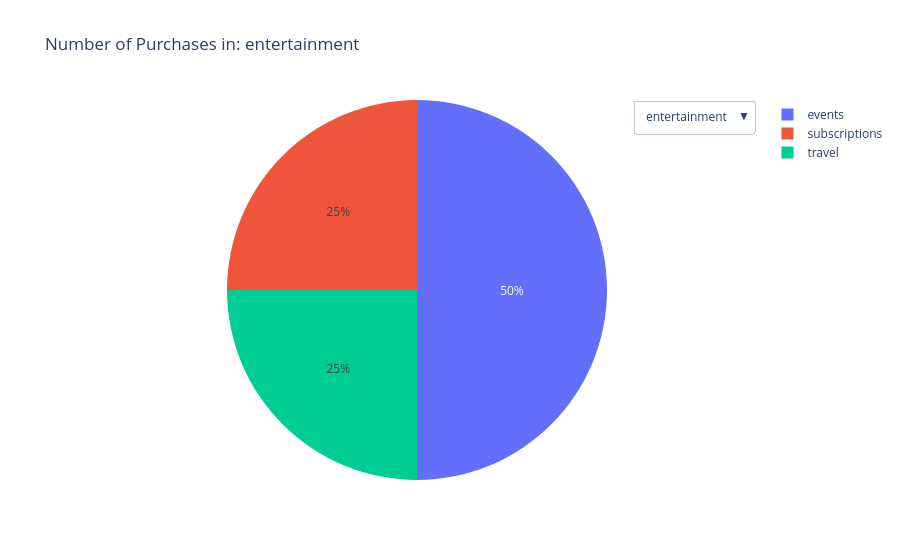

Here is the notebook cell this chart was saved with:
### Code cell
pie_df = pd.read_sql_query(f'''
                            SELECT Purchases.Category, Purchases.Subcategory, Payments.Amount
                            FROM Purchases
                            JOIN Payments ON Purchases.PaymentID = Payments.PaymentID
                            WHERE UserID = {userid}
                            ORDER BY Purchases.TimeDate
                            ''', conn)

pie_df.head()

categories = pie_df['Category'].unique()
subcategories = pie_df['Subcategory'].unique()

grouped_count = pie_df.groupby(["Category", "Subcategory"]).size().reset_index(name="count")

categories = grouped_count["Category"].unique()

fig = go.Figure()

for i, category in enumerate(categories):
    category_df = grouped_count[grouped_count["Category"] == category]

    fig.add_trace(

        go.Pie(
            labels = category_df["Subcategory"],
            values = category_df["count"],
            name = category,
            visible = (i == 0),
            hovertemplate = "%{label}, %{value}<extra></extra>"
        )

    )

fig.update_layout(

    updatemenus=[

        dict(
            buttons = [
                dict(
                    label = category,
                    method = "update",
                    args = [
                        {"visible": [j == i for j in range(len(categories))]},
                        {"title": f"Number of Purchases in: {category}"}
                    ]
                )
                for i, category in enumerate(categories)
            ],
            direction = "down",
            x = 1,
            y = 1,
        )

    ],
    title = f"Number of Purchases in: {categories[0]}"
)

fig.show()

### Figure 1 — Plotly figure (JSON) as saved in the notebook; plotly's stock layout.template omitted (floating-point values rounded to 4 significant figures)
{"data": [{"hovertemplate": "%{label}, %{value}<extra></extra>", "labels": ["events", "subscriptions", "travel"], "name": "entertainment", "type": "pie", "values": [2, 1, 1], "visible": true}, {"hovertemplate": "%{label}, %{value}<extra></extra>", "labels": ["groceries"], "name": "food", "type": "pie", "values": [2], "visible": false}, {"hovertemplate": "%{label}, %{value}<extra></extra>", "labels": ["cosmetics", "gym"], "name": "health", "type": "pie", "values": [2, 2], "visible": false}, {"hovertemplate": "%{label}, %{value}<extra></extra>", "labels": ["insurance"], "name": "housing", "type": "pie", "values": [1], "visible": false}, {"hovertemplate": "%{label}, %{value}<extra></extra>", "labels": ["life", "transportation"], "name": "insurance", "type": "pie", "values": [3, 1], "visible": false}, {"hovertemplate": "%{label}, %{value}<extra></extra>", "labels": ["general", "medication", "specialty"], "name": "medical", "type": "pie", "values": [1, 1, 1], "visible": false}, {"hovertemplate": "%{label}, %{value}<extra></extra>", "labels": ["donations"], "name": "miscellaneous", "type": "pie", "values": [2], "visible": false}, {"hovertemplate": "%{label}, %{value}<extra></extra>", "labels": ["insurance", "maintenence", "registration"], "name": "transportation", "type": "pie", "values": [2, 2, 1], "visible": false}, {"hovertemplate": "%{label}, %{value}<extra></extra>", "labels": ["electricity", "internet", "water"], "name": "utilities", "type": "pie", "values": [2, 1, 2], "visible": false}], "layout": {"title": {"text": "Number of Purchases in: entertainment"}, "updatemenus": [{"buttons": [{"args": [{"visible": [true, false, false, false, false, false, false, false, false]}, {"title": "Number of Purchases in: entertainment"}], "label": "entertainment", "method": "update"}, {"args": [{"visible": [false, true, false, false, false, false, false, false, false]}, {"title": "Number of Purchases in: food"}], "label": "food", "method": "update"}, {"args": [{"visible": [false, false, true, false, false, false, false, false, false]}, {"title": "Number of Purchases in: health"}], "label": "health", "method": "update"}, {"args": [{"visible": [false, false, false, true, false, false, false, false, false]}, {"title": "Number of Purchases in: housing"}], "label": "housing", "method": "update"}, {"args": [{"visible": [false, false, false, false, true, false, false, false, false]}, {"title": "Number of Purchases in: insurance"}], "label": "insurance", "method": "update"}, {"args": [{"visible": [false, false, false, false, false, true, false, false, false]}, {"title": "Number of Purchases in: medical"}], "label": "medical", "method": "update"}, {"args": [{"visible": [false, false, false, false, false, false, true, false, false]}, {"title": "Number of Purchases in: miscellaneous"}], "label": "miscellaneous", "method": "update"}, {"args": [{"visible": [false, false, false, false, false, false, false, true, false]}, {"title": "Number of Purchases in: transportation"}], "label": "transportation", "method": "update"}, {"args": [{"visible": [false, false, false, false, false, false, false, false, true]}, {"title": "Number of Purchases in: utilities"}], "label": "utilities", "method": "update"}], "direction": "down", "x": 1, "y": 1}]}}
